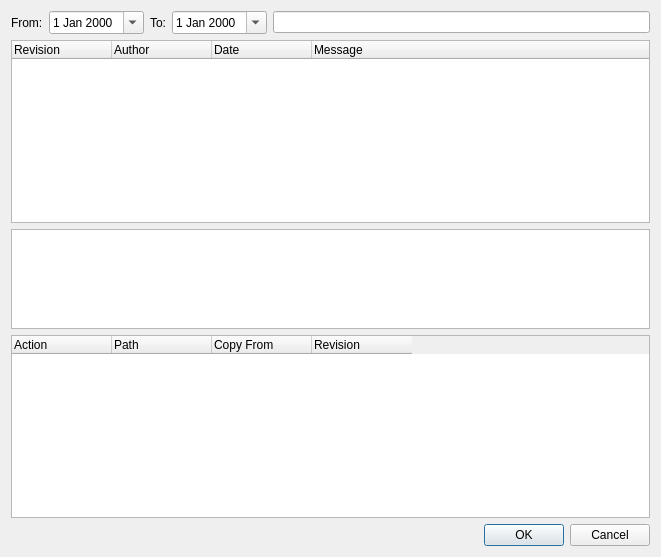
<?xml version="1.0" encoding="UTF-8"?>
<ui version="4.0">
 <class>SVNLog</class>
 <widget class="QDialog" name="SVNLog">
  <property name="geometry">
   <rect>
    <x>0</x>
    <y>0</y>
    <width>661</width>
    <height>557</height>
   </rect>
  </property>
  <property name="windowTitle">
   <string>SVN Log</string>
  </property>
  <layout class="QVBoxLayout" name="verticalLayout">
   <item>
    <layout class="QHBoxLayout" name="horizontalLayout">
     <item>
      <widget class="QLabel" name="label">
       <property name="text">
        <string>From:</string>
       </property>
      </widget>
     </item>
     <item>
      <widget class="QDateEdit" name="uiFromDATE">
       <property name="calendarPopup">
        <bool>true</bool>
       </property>
      </widget>
     </item>
     <item>
      <widget class="QLabel" name="label_2">
       <property name="text">
        <string>To:</string>
       </property>
      </widget>
     </item>
     <item>
      <widget class="QDateEdit" name="uiToDATE">
       <property name="calendarPopup">
        <bool>true</bool>
       </property>
      </widget>
     </item>
     <item>
      <widget class="QLineEdit" name="uiSearchTXT"/>
     </item>
    </layout>
   </item>
   <item>
    <widget class="QTreeWidget" name="uiLogTREE">
     <property name="contextMenuPolicy">
      <enum>Qt::CustomContextMenu</enum>
     </property>
     <property name="alternatingRowColors">
      <bool>true</bool>
     </property>
     <property name="selectionMode">
      <enum>QAbstractItemView::ExtendedSelection</enum>
     </property>
     <property name="textElideMode">
      <enum>Qt::ElideRight</enum>
     </property>
     <property name="rootIsDecorated">
      <bool>false</bool>
     </property>
     <column>
      <property name="text">
       <string>Revision</string>
      </property>
     </column>
     <column>
      <property name="text">
       <string>Author</string>
      </property>
     </column>
     <column>
      <property name="text">
       <string>Date</string>
      </property>
     </column>
     <column>
      <property name="text">
       <string>Message</string>
      </property>
     </column>
    </widget>
   </item>
   <item>
    <widget class="QTextEdit" name="uiMessageTXT">
     <property name="minimumSize">
      <size>
       <width>0</width>
       <height>100</height>
      </size>
     </property>
     <property name="maximumSize">
      <size>
       <width>16777215</width>
       <height>100</height>
      </size>
     </property>
    </widget>
   </item>
   <item>
    <widget class="QTreeWidget" name="uiActionTREE">
     <property name="alternatingRowColors">
      <bool>true</bool>
     </property>
     <property name="rootIsDecorated">
      <bool>false</bool>
     </property>
     <attribute name="headerStretchLastSection">
      <bool>false</bool>
     </attribute>
     <column>
      <property name="text">
       <string notr="true">Action</string>
      </property>
     </column>
     <column>
      <property name="text">
       <string>Path</string>
      </property>
     </column>
     <column>
      <property name="text">
       <string>Copy From</string>
      </property>
     </column>
     <column>
      <property name="text">
       <string>Revision</string>
      </property>
     </column>
    </widget>
   </item>
   <item>
    <widget class="QDialogButtonBox" name="uiDialogBTNS">
     <property name="standardButtons">
      <set>QDialogButtonBox::Cancel|QDialogButtonBox::Ok</set>
     </property>
    </widget>
   </item>
  </layout>
 </widget>
 <resources/>
 <connections>
  <connection>
   <sender>uiDialogBTNS</sender>
   <signal>accepted()</signal>
   <receiver>SVNLog</receiver>
   <slot>accept()</slot>
   <hints>
    <hint type="sourcelabel">
     <x>516</x>
     <y>546</y>
    </hint>
    <hint type="destinationlabel">
     <x>107</x>
     <y>550</y>
    </hint>
   </hints>
  </connection>
  <connection>
   <sender>uiDialogBTNS</sender>
   <signal>rejected()</signal>
   <receiver>SVNLog</receiver>
   <slot>reject()</slot>
   <hints>
    <hint type="sourcelabel">
     <x>539</x>
     <y>532</y>
    </hint>
    <hint type="destinationlabel">
     <x>389</x>
     <y>514</y>
    </hint>
   </hints>
  </connection>
 </connections>
</ui>
